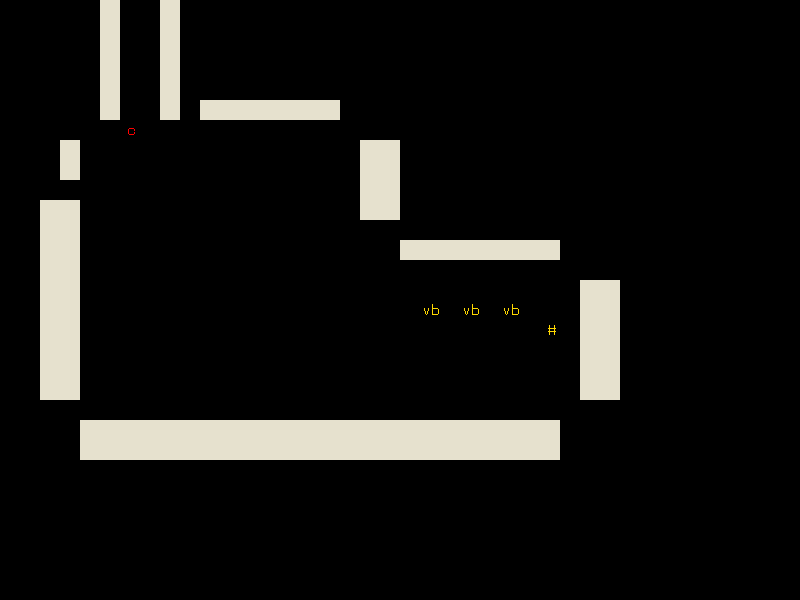

Tiled map render using the project's own tile images. Description and the map definition, with tile-layer contents summarised, below:
An orthogonal 40x30 tile map with 20x20 px tiles, 2 tile layers (Main, Designer).

<map version="1.0" orientation="orthogonal" width="40" height="30" tilewidth="20" tileheight="20">
 <tileset firstgid="1" name="Tileset" tilewidth="20" tileheight="20">
  <image source="../img/Tileset.png" width="180" height="20" />
  <tile id="0">
   <properties>
    <property name="solid" value="1" />
   </properties>
  </tile>
  <tile id="1">
   <properties>
    <property name="hbumper" value="1" />
   </properties>
  </tile>
  <tile id="2">
   <properties>
    <property name="vbumper" value="1" />
   </properties>
  </tile>
  <tile id="3">
   <properties>
    <property name="crate" value="1" />
   </properties>
  </tile>
  <tile id="4">
   <properties>
    <property name="pickup" value="1" />
    <property name="red" value="1" />
   </properties>
  </tile>
  <tile id="5">
   <properties>
    <property name="blue" value="1" />
    <property name="pickup" value="1" />
   </properties>
  </tile>
  <tile id="6">
   <properties>
    <property name="pickup" value="1" />
    <property name="yellow" value="1" />
   </properties>
  </tile>
  <tile id="7">
   <properties>
    <property name="player" value="1" />
   </properties>
  </tile>
  <tile id="8">
   <properties>
    <property name="zombie" value="1" />
   </properties>
  </tile>
 </tileset>
 <layer name="Main" width="40" height="30">
  <data>[1200 cells, 117 non-empty, 1 distinct tile ids]</data>
 </layer>
 <layer name="Designer" width="40" height="30">
  <data>[1200 cells, 6 non-empty, 4 distinct tile ids]</data>
 </layer>
</map>
